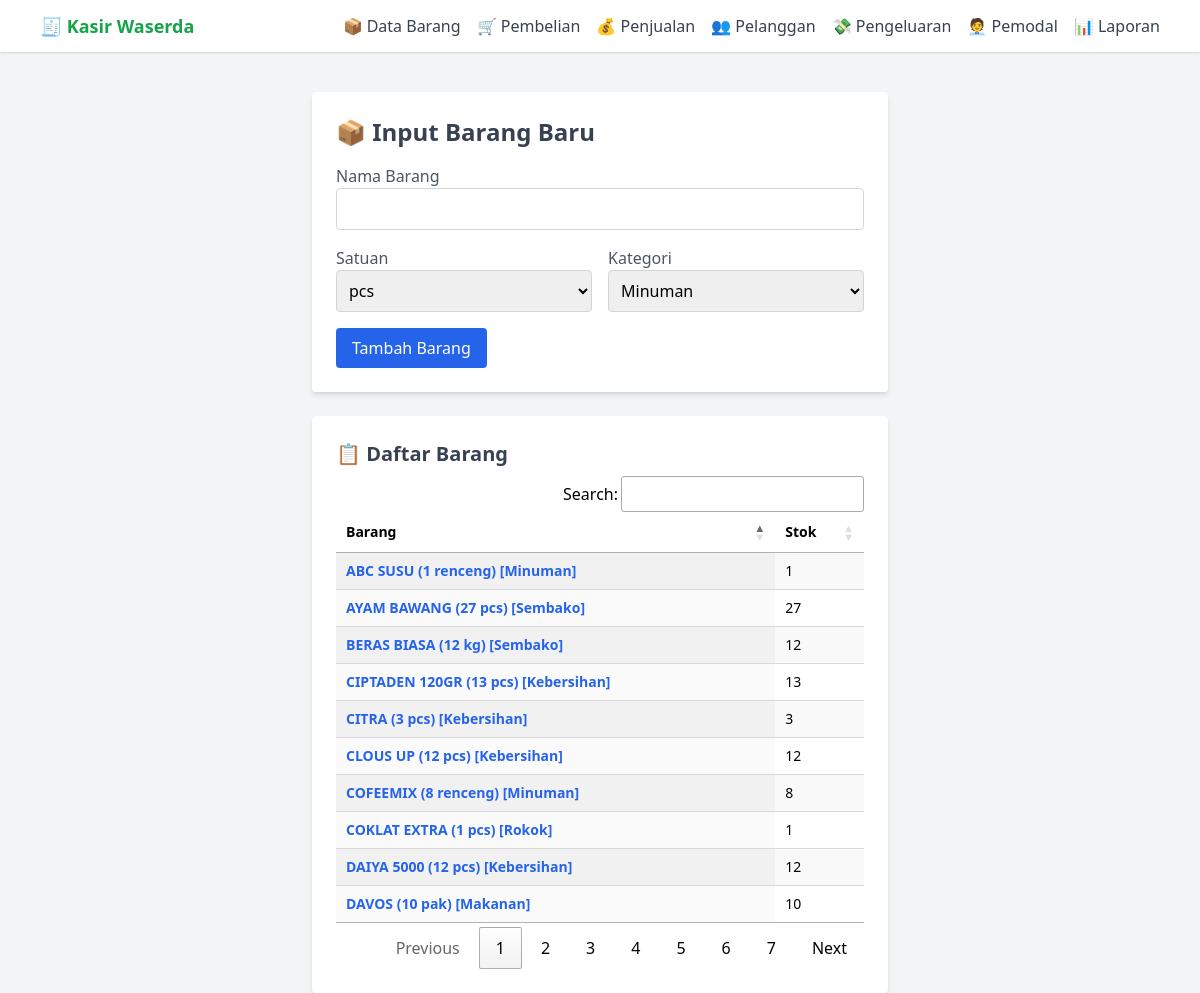
Page /barang on the committed database.
### tables this page shows
CREATE TABLE barang (
    id_barang TEXT PRIMARY KEY,
    nama_barang TEXT,
    satuan TEXT,
    kategori TEXT
, stok_akhir INTEGER DEFAULT 0);

### app.py (the view, shortened to what this page needs)
@app.route("/barang", methods=["GET", "POST"])
def index():
    import sqlite3
    conn = sqlite3.connect("pos.db")
    conn.row_factory = sqlite3.Row
    cursor = conn.cursor()
    cursor.execute("SELECT * FROM barang")
    data = cursor.fetchall()
    edit_id = request.args.get("edit")
    item_edit = None
    if edit_id:
        cursor.execute("SELECT * FROM barang WHERE id_barang = ?", (edit_id,))
        item_edit = cursor.fetchone()
    satuan_options = [
        "pcs", "bungkus", "botol", "dus", "liter", "kg", "pak", "sak", "renceng", "kaleng"
    ]
    kategori_options = [
        "Minuman", "Makanan", "Kebersihan", "Sembako", "Perlengkapan", "Gas", "Rokok", "Lainnya"
    ]
    return render_template("index.html",
                           data=data,
                           item_edit=item_edit,
                           satuan_options=satuan_options,
                           kategori_options=kategori_options)

### templates/index.html (shortened to what this page needs)
{% extends "base.html" %}
{% block content %}
        <h2 class="text-2xl font-bold mb-4 text-gray-700">📦 Input Barang Baru</h2>
            <form method="post" class="space-y-4">
                 <div>
                    <label class="block text-gray-600">Nama Barang</label>
                    <input type="text" name="nama_barang" list="daftarBarang"
                            value="{{ item_edit[1] if item_edit else '' }}"
                            class="w-full border border-gray-300 p-2 rounded uppercase" required>
                    </div>
                    <div class="flex space-x-4 mt-4">
                    <div class="flex-1">
                        <label class="block text-gray-600">Satuan</label>
                        <select name="satuan" class="w-full border border-gray-300 p-2 rounded" required>
                        {% for s in satuan_options %}
                            <option value="{{ s }}" {% if item_edit and s == item_edit[2] %}selected{% endif %}>{{ s }}</option>
                        {% endfor %}
                        </select>
                    </div>
                    <div class="flex-1">
                        <label class="block text-gray-600">Kategori</label>
                        <select name="kategori" class="w-full border border-gray-300 p-2 rounded">
                        {% for k in kategori_options %}
                            <option value="{{ k }}" {% if item_edit and k == item_edit[3] %}selected{% endif %}>{{ k }}</option>
                        {% endfor %}
                        </select>
                    </div>
                    </div>
                <button type="submit" class="bg-blue-600 text-white px-4 py-2 rounded hover:bg-blue-700">
                    {{ "Update Barang" if item_edit else "Tambah Barang" }}
                </button>
            </form>
    </div>
    <div class="max-w-xl mx-auto mt-6 p-6 bg-white shadow-md rounded">
        <h3 class="text-xl font-semibold mb-2 text-gray-700">📋 Daftar Barang</h3>
            <table id="tabelBarang" class="display w-full text-sm">
            <thead>
                <tr>
                <th>Barang</th>
                <th>Stok</th>
                </tr>
            </thead>
            <tbody>
                {% for row in data %}
                <tr class="hover:bg-gray-100 py-2">
                    <td>
                    <a href="/barang?edit={{ row[0] }}"
                    class="{% if row[4] == 0 %}text-red-600{% else %}text-blue-600{% endif %} hover:underline font-semibold">
                     {{ row[1] }} ({{ row[4] }} {{ row[2] }}) [{{ row[3] }}]
                    </a>
                    </td>
                    <td>{{ row[4] }}</td>
                </tr>
                {% endfor %}
            </tbody>
            </table>
{% endblock %}

### templates/base.html (shortened to what this page needs)
<!DOCTYPE html>
<html>
<head>
    <script src="https://cdn.tailwindcss.com"></script>
    <link rel="stylesheet" href="https://cdn.datatables.net/1.13.6/css/jquery.dataTables.min.css">
    <link href="https://cdn.jsdelivr.net/npm/select2@4.1.0-rc.0/dist/css/select2.min.css" rel="stylesheet" />
</head>
<body class="bg-gray-100 font-sans">
<nav class="bg-white shadow mb-6">
  <div class="max-w-6xl mx-auto px-4 py-3 flex justify-between items-center">
    <div class="text-lg font-bold text-green-600">🧾 Kasir Waserda</div>
    <div class="hidden lg:flex space-x-4">
      <a href="/barang" class="text-gray-700 hover:text-blue-600">📦 Data Barang</a>
      <a href="/pembelian" class="text-gray-700 hover:text-blue-600">🛒 Pembelian</a>
      <a href="/penjualan" class="text-gray-700 hover:text-blue-600">💰 Penjualan</a>
      <a href="/pelanggan" class="text-gray-700 hover:text-blue-600">👥 Pelanggan</a>
      <a href="/pengeluaran" class="text-gray-700 hover:text-blue-600">💸 Pengeluaran</a>
      <a href="/pemodal" class="text-gray-700 hover:text-blue-600">🧑‍💼 Pemodal</a>
      <a href="/laporan" class="text-gray-700 hover:text-blue-600">📊 Laporan</a>
    </div>
  </div>
</nav>
    <div class="max-w-4xl mx-auto px-4">
        <div class="max-w-xl mx-auto mt-10 p-6 bg-white shadow-md rounded">
            {% block content %}{% endblock %}
        </div>
    </div>
</body>
</html>

### rows in the picture
barang: nama_barang "AYAM BAWANG", stok_akhir "27", satuan "pcs", kategori "Sembako"
barang: nama_barang "COKLAT EXTRA", stok_akhir "1", satuan "pcs", kategori "Rokok"
barang: nama_barang "DAVOS", stok_akhir "10", satuan "pak", kategori "Makanan"
barang: nama_barang "COFEEMIX", stok_akhir "8", satuan "renceng", kategori "Minuman"
barang: nama_barang "ABC SUSU", stok_akhir "1", satuan "renceng", kategori "Minuman"
barang: nama_barang "DAIYA 5000", stok_akhir "12", satuan "pcs", kategori "Kebersihan"
barang: nama_barang "BERAS BIASA", stok_akhir "12", satuan "kg", kategori "Sembako"
barang: nama_barang "CLOUS UP", stok_akhir "12", satuan "pcs", kategori "Kebersihan"
barang: nama_barang "CITRA", stok_akhir "3", satuan "pcs", kategori "Kebersihan"
barang: nama_barang "CIPTADEN 120GR", stok_akhir "13", satuan "pcs", kategori "Kebersihan"

### other values in the picture
{{ "Update Barang" if item_edit else "Tambah Barang" }} "Tambah Barang"
form field satuan "pcs"
form field kategori "Minuman"
